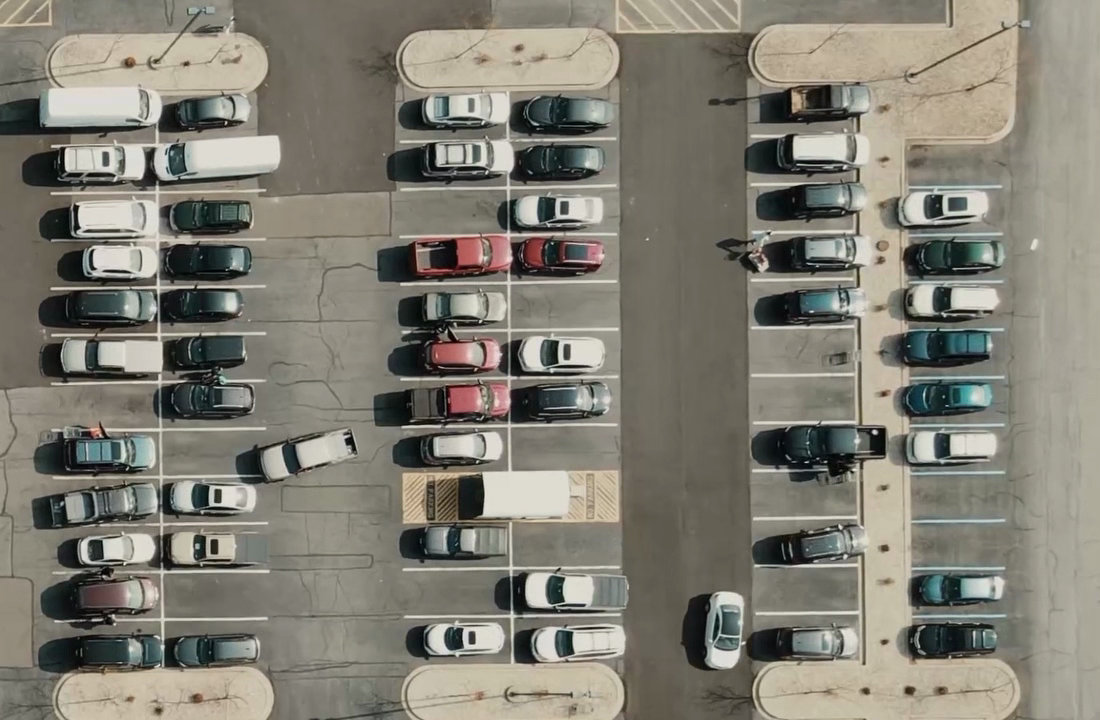
#> input picture assets/carParkImg.png, 1100 x 720 px
$ python -i detector.py   (imports and definitions only)
#> lines starting #> are read from the running program, lines starting #| are printed output that depends on the picture; after the words box and inside, x2 and y2 are one past the last pixel; in counts of white or black regions, pixels touching at a corner belong together
### src/models.py
"""
Modelos de datos para el sistema de estacionamiento
"""
from dataclasses import dataclass
from typing import List, Tuple, Optional, Dict, Any
import json

@dataclass
class ParkingSpace:
    """Representa un espacio de estacionamiento"""
    x: int
    y: int
    width: int
    height: int
    id: Optional[str] = None
    confidence: float = 0.0

    @property
    def center(self) -> Tuple[int, int]:
        return (self.x + self.width // 2, self.y + self.height // 2)

    @property
    def area(self) -> int:
        return self.width * self.height

    def contains_point(self, x: int, y: int) -> bool:
        """Verifica si un punto está dentro del espacio"""
        return self.x <= x <= self.x + self.width and self.y <= y <= self.y + self.height

    def to_tuple(self) -> Tuple[int, int, int, int]:
        """Convierte a tupla (x, y, w, h)"""
        return (self.x, self.y, self.width, self.height)

    # [33 lines left out: functions to_dict, from_dict, copy, not called in this run]

@dataclass
class OccupancyStatus:
    """Estado de ocupación de un espacio"""
    space_id: str
    is_occupied: bool
    confidence: float
    timestamp: str

    # [7 lines left out: function to_dict, not called in this run]

@dataclass
class AnalysisStats:
    """Estadísticas del análisis"""
    total_spaces: int
    occupied_spaces: int
    free_spaces: int
    occupancy_rate: float
    timestamp: str

    @property
    def availability_rate(self) -> float:
        return 100.0 - self.occupancy_rate

    # [9 lines left out: function to_dict, not called in this run]

### src/detector.py
"""
Detección inteligente de espacios de estacionamiento
"""
import cv2
import numpy as np
from typing import List, Tuple, Optional
from .models import ParkingSpace

class SmartDetector:
    """Detector inteligente de espacios de estacionamiento"""

    def __init__(self):
        self.min_area = 1000
        self.max_area = 50000
        self.aspect_ratio_range = (0.5, 3.0)
        self.merge_distance = 50

    def detect_spaces_contours(self, image: np.ndarray) -> List[ParkingSpace]:
        """Detecta espacios usando contornos"""
        try:
            # Preprocesamiento
            gray = cv2.cvtColor(image, cv2.COLOR_BGR2GRAY)
            blur = cv2.GaussianBlur(gray, (5, 5), 0)

            # Detección de bordes adaptativa
            edges = cv2.adaptiveThreshold(blur, 255, cv2.ADAPTIVE_THRESH_GAUSSIAN_C,
                                        cv2.THRESH_BINARY, 11, 2)

            # Morfología para limpiar
            kernel = np.ones((3, 3), np.uint8)
            edges = cv2.morphologyEx(edges, cv2.MORPH_CLOSE, kernel)

            # Encontrar contornos
            contours, _ = cv2.findContours(edges, cv2.RETR_EXTERNAL, cv2.CHAIN_APPROX_SIMPLE)

            spaces = []
            for contour in contours:
                area = cv2.contourArea(contour)
                if self.min_area <= area <= self.max_area:
                    # Aproximar contorno a rectángulo
                    rect = cv2.boundingRect(contour)
                    x, y, w, h = rect

                    # Verificar aspect ratio
                    aspect_ratio = w / h if h > 0 else 0
                    if self.aspect_ratio_range[0] <= aspect_ratio <= self.aspect_ratio_range[1]:
                        confidence = min(area / self.max_area, 1.0)
                        space = ParkingSpace(x, y, w, h, confidence=confidence)
                        spaces.append(space)

            # Fusionar espacios cercanos
            return self._merge_overlapping_spaces(spaces)

        except Exception as e:
            print(f"Error en detección por contornos: {e}")
            return []

    def detect_spaces_lines(self, image: np.ndarray) -> List[ParkingSpace]:
        """Detecta espacios usando líneas de Hough"""
        try:
            gray = cv2.cvtColor(image, cv2.COLOR_BGR2GRAY)
            blur = cv2.GaussianBlur(gray, (5, 5), 0)
            edges = cv2.Canny(blur, 50, 150, apertureSize=3)

            # Detectar líneas
            lines = cv2.HoughLinesP(edges, 1, np.pi/180, threshold=50,
                                  minLineLength=30, maxLineGap=10)

            if lines is None:
                return []

            # Agrupar líneas en rectángulos potenciales
            horizontal_lines = []
            vertical_lines = []

            for line in lines:
                x1, y1, x2, y2 = line[0]
                angle = np.arctan2(y2 - y1, x2 - x1) * 180 / np.pi

                if abs(angle) < 30 or abs(angle) > 150:  # Líneas horizontales
                    horizontal_lines.append(line[0])
                elif 60 < abs(angle) < 120:  # Líneas verticales
                    vertical_lines.append(line[0])

            # Formar rectángulos
            spaces = self._form_rectangles_from_lines(horizontal_lines, vertical_lines)
            return spaces

        except Exception as e:
            print(f"Error en detección por líneas: {e}")
            return []

    def detect_spaces_template(self, image: np.ndarray, template_size: Tuple[int, int] = (80, 40)) -> List[ParkingSpace]:
        """Detecta espacios usando template matching"""
        try:
            gray = cv2.cvtColor(image, cv2.COLOR_BGR2GRAY)

            # Crear template básico (rectángulo)
            template = np.zeros(template_size[::-1], dtype=np.uint8)
            cv2.rectangle(template, (2, 2), (template_size[0]-2, template_size[1]-2), 255, 2)

            # Template matching
            result = cv2.matchTemplate(gray, template, cv2.TM_CCOEFF_NORMED)
            locations = np.where(result >= 0.3)

            spaces = []
            for pt in zip(*locations[::-1]):
                x, y = pt
                w, h = template_size
                confidence = float(result[y, x])
                space = ParkingSpace(x, y, w, h, confidence=confidence)
                spaces.append(space)

            return self._merge_overlapping_spaces(spaces)

        except Exception as e:
            print(f"Error en template matching: {e}")
            return []

    def detect_spaces_combined(self, image: np.ndarray) -> List[ParkingSpace]:
        """Combina múltiples métodos de detección"""
        all_spaces = []

        # Método 1: Contornos
        contour_spaces = self.detect_spaces_contours(image)
        all_spaces.extend(contour_spaces)

        # Método 2: Líneas de Hough
        line_spaces = self.detect_spaces_lines(image)
        all_spaces.extend(line_spaces)

        # Método 3: Template matching
        template_spaces = self.detect_spaces_template(image)
        all_spaces.extend(template_spaces)

        # Fusionar y filtrar
        merged_spaces = self._merge_overlapping_spaces(all_spaces)

        # Asignar IDs
        for i, space in enumerate(merged_spaces):
            space.id = f"AUTO_{i:03d}"

        return merged_spaces

    def _merge_overlapping_spaces(self, spaces: List[ParkingSpace]) -> List[ParkingSpace]:
        """Fusiona espacios superpuestos"""
        if not spaces:
            return []

        merged = []
        spaces_sorted = sorted(spaces, key=lambda s: s.confidence, reverse=True)

        for space in spaces_sorted:
            should_merge = False
            for i, existing in enumerate(merged):
                if self._spaces_overlap(space, existing):
                    # Fusionar con el mejor
                    if space.confidence > existing.confidence:
                        merged[i] = space
                    should_merge = True
                    break

            if not should_merge:
                merged.append(space)

        return merged

    def _spaces_overlap(self, space1: ParkingSpace, space2: ParkingSpace) -> bool:
        """Verifica si dos espacios se superponen"""
        x1, y1, w1, h1 = space1.to_tuple()
        x2, y2, w2, h2 = space2.to_tuple()

        # Calcular superposición
        overlap_x = max(0, min(x1 + w1, x2 + w2) - max(x1, x2))
        overlap_y = max(0, min(y1 + h1, y2 + h2) - max(y1, y2))
        overlap_area = overlap_x * overlap_y

        area1 = w1 * h1
        area2 = w2 * h2
        min_area = min(area1, area2)

        return overlap_area > 0.3 * min_area

    def _form_rectangles_from_lines(self, h_lines: List, v_lines: List) -> List[ParkingSpace]:
        """Forma rectángulos a partir de líneas horizontales y verticales"""
        spaces = []

        for h_line in h_lines[:10]:  # Limitar para rendimiento
            for v_line in v_lines[:10]:
                # Encontrar intersección
                x1, y1, x2, y2 = h_line
                x3, y3, x4, y4 = v_line

                # Verificar si las líneas son perpendiculares aproximadamente
                if self._lines_intersect(h_line, v_line):
                    # Crear espacio tentativo
                    x = min(x1, x2, x3, x4)
                    y = min(y1, y2, y3, y4)
                    w = abs(max(x1, x2) - min(x1, x2))
                    h = abs(max(y3, y4) - min(y3, y4))

                    if w > 30 and h > 20 and w < 200 and h < 100:
                        space = ParkingSpace(x, y, w, h, confidence=0.6)
                        spaces.append(space)

        return spaces

    def _lines_intersect(self, line1: List[int], line2: List[int]) -> bool:
        """Verifica si dos líneas se intersectan"""
        x1, y1, x2, y2 = line1
        x3, y3, x4, y4 = line2

        # Calcular determinantes
        denom = (x1 - x2) * (y3 - y4) - (y1 - y2) * (x3 - x4)
        if abs(denom) < 1e-10:
            return False

        t = ((x1 - x3) * (y3 - y4) - (y1 - y3) * (x3 - x4)) / denom
        u = -((x1 - x2) * (y1 - y3) - (y1 - y2) * (x1 - x3)) / denom

        return 0 <= t <= 1 and 0 <= u <= 1

>>> import cv2
>>> picture = cv2.imread('../assets/carParkImg.png')
#> picture is the input picture: shape (720, 1100, 3); mean B, G, R 116, 126.7, 129.8
>>> result = SmartDetector().detect_spaces_combined(picture)
#> in detect_spaces_contours, `gray = cv2.cvtColor(image, cv2.COLOR_BGR2GRAY)`:
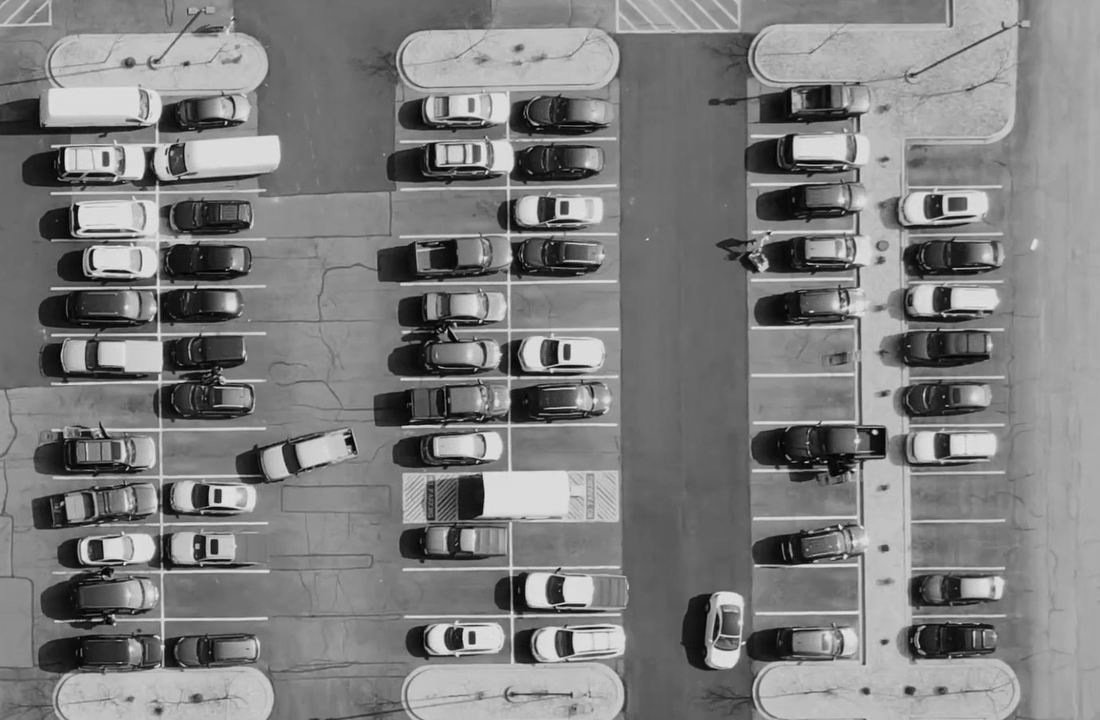
#> gray: shape (720, 1100); min 0, max 232, mean 126.4
#> in detect_spaces_contours, `edges = cv2.adaptiveThreshold(blur, 255, cv2.ADAPTIVE_THRESH_GAUSSIAN_..`:
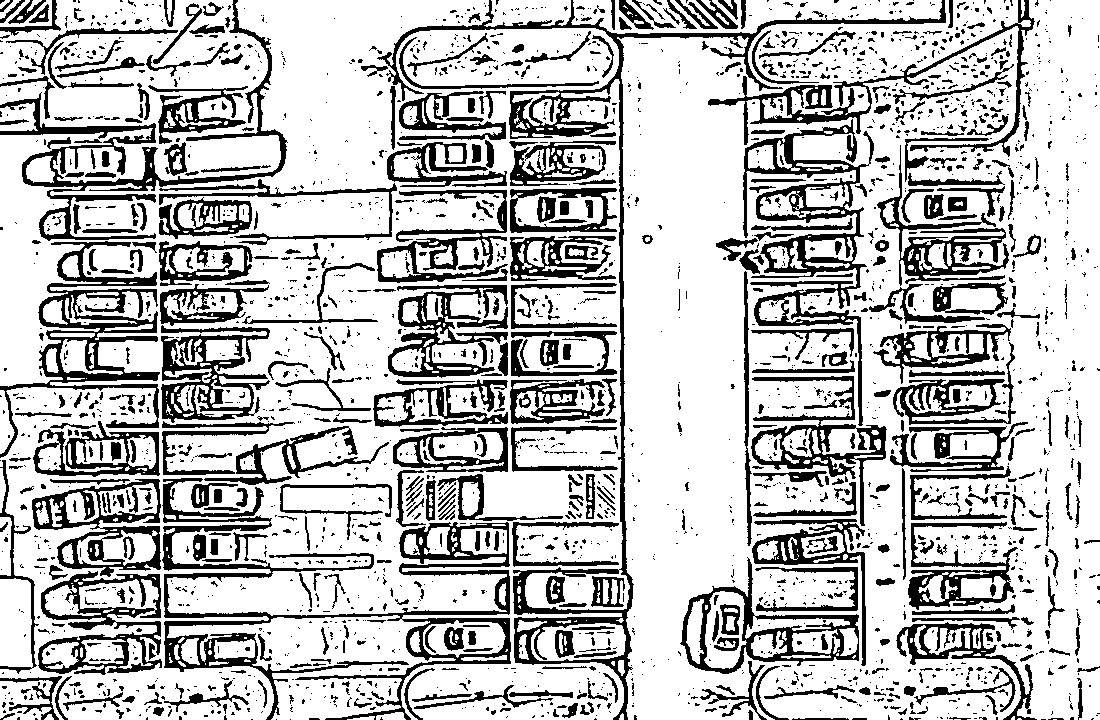
#> edges: shape (720, 1100); 74.6% white; 2539 black regions (1899 under 20 px), largest, box (x1, y1, x2, y2) and area: (162, 478, 511, 720) 13044, (377, 0, 946, 720) 11654, (743, 119, 874, 426) 8204
#> in detect_spaces_contours, `edges = cv2.morphologyEx(edges, cv2.MORPH_CLOSE, kernel)`:
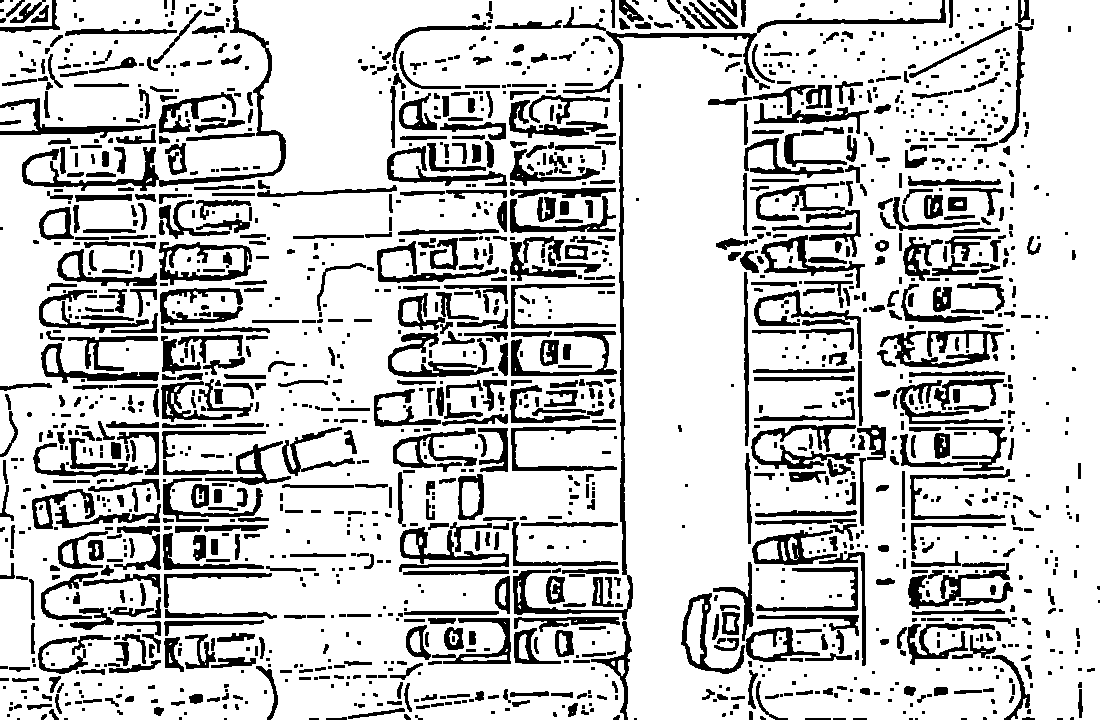
#> edges: shape (720, 1100); 79% white; 1670 black regions (721 under 20 px)
#> in detect_spaces_contours, `contours, _ = cv2.findContours(edges, cv2.RETR_EXTERNAL, cv2.CHAIN_APP..`: contours = 9 contours, 2 with area under 20; largest, box (x1, y1, x2, y2) and area: (0, 0, 1100, 720) 779857, (0, 0, 52, 27) 1126, (0, 102, 38, 131) 738, (618, 660, 625, 676) 66, (716, 12, 729, 25) 38, (1021, 0, 1025, 18) 37, (724, 0, 733, 9) 24
#> the loop in detect_spaces_contours, `for contour in contours:` made 9 passes
#> (area, x, y, w, h, aspect_ratio, confidence) on pass 9: (1126, 0, 0, 52, 27, 1.93, 0.0225)
#> area on passes 2, 3, 4, 6, 7, 8: 65.5, 738.5, 37.5, 37, 24, 779857
#> after the loop in detect_spaces_contours, `for contour in contours:`: spaces = 1 item
#> the loop in _merge_overlapping_spaces, `for space in spaces_sorted:` made 1 pass
#> in detect_spaces_lines, `edges = cv2.Canny(blur, 50, 150, apertureSize=3)`:
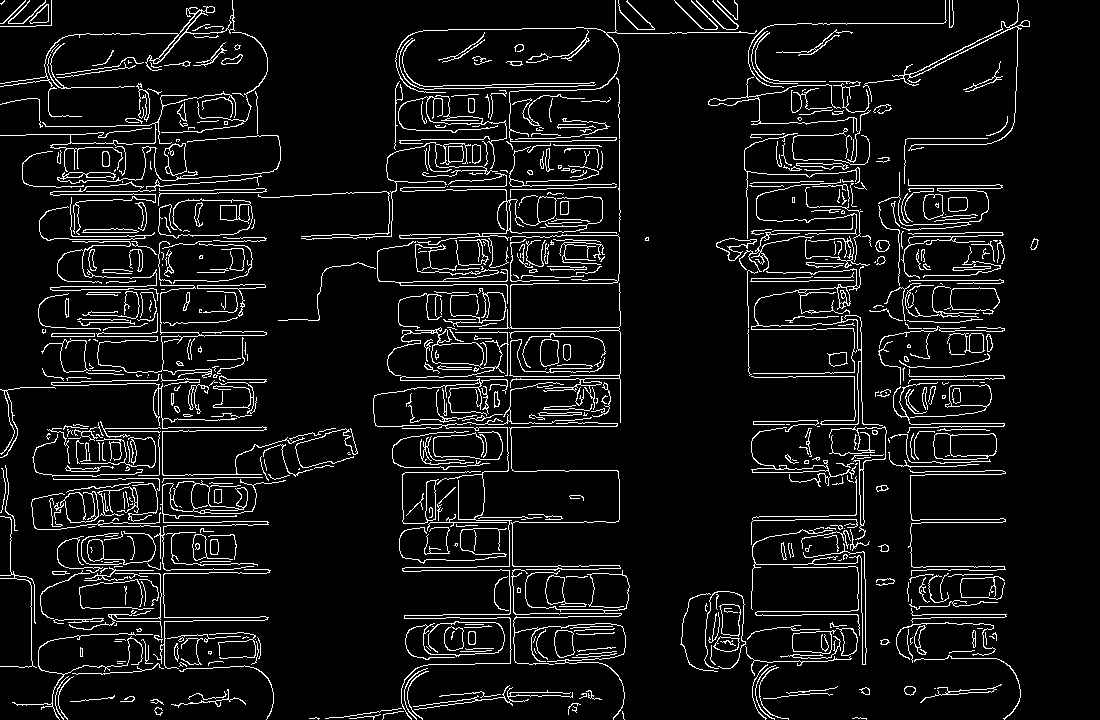
#> edges: shape (720, 1100); 7.7% white in thin lines or dots
#> in detect_spaces_lines, `lines = cv2.HoughLinesP(edges, 1, np.pi/180, threshold=50, minLineLeng..`: lines = 693 rows, first 6: [921, 522, 1002, 522], [510, 663, 510, 586], [158, 617, 268, 617], [619, 310, 619, 84], [100, 474, 134, 474], [795, 519, 863, 519]
#> the loop in detect_spaces_lines, `for line in lines:` made 693 passes
#> (x1, y1, x2, y2, angle) on passes 1 to 3: (921, 522, 1002, 522, 0), (510, 663, 510, 586, -90), (158, 617, 268, 617, 0)
#> after the loop in detect_spaces_lines, `for line in lines:`: horizontal_lines = 530 items, first 6: [921, 522, 1002, 522], [158, 617, 268, 617], [100, 474, 134, 474], [795, 519, 863, 519], [477, 379, 584, 379], [156, 280, 206, 280]; vertical_lines = 112 items, first 6: [510, 663, 510, 586], [619, 310, 619, 84], [857, 316, 857, 348], [904, 197, 905, 228], [862, 450, 865, 632], [162, 386, 162, 332]
#> the loop in _form_rectangles_from_lines, `for h_line in h_lines[:10]:` made 10 passes
#> h_line on passes 3 to 10: [100, 474, 134, 474], [795, 519, 863, 519], [477, 379, 584, 379], [156, 280, 206, 280], [497, 328, 619, 326], [52, 290, 133, 288], [428, 190, 466, 190], [449, 570, 562, 569]
#> in detect_spaces_template, `cv2.rectangle(template, (2, 2), (template_size[0]-2, template_size[1]-..`:
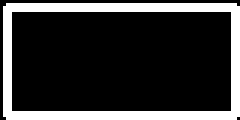
#> template: shape (40, 80) (shown 3 times larger); 20.9% white; 1 white region, box (x1, y1, x2, y2) and area: (1, 1, 80, 40) 668
#> in detect_spaces_template, `result = cv2.matchTemplate(gray, template, cv2.TM_CCOEFF_NORMED)`:
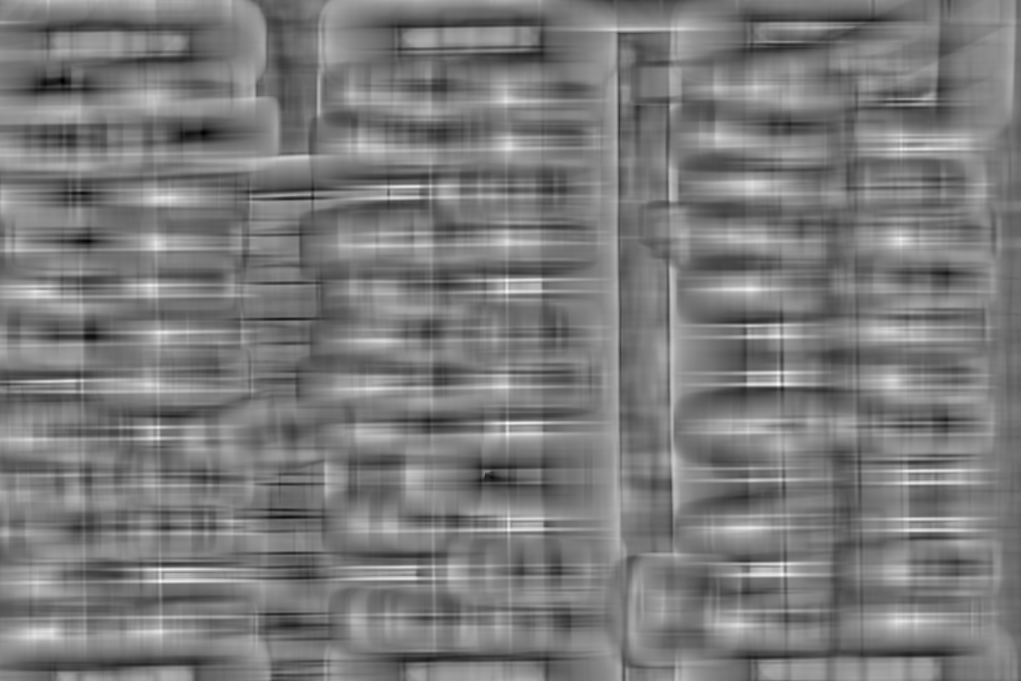
#> result: shape (681, 1021) float32; min -0.63, max 0.678, mean -0.00268; drawn with min black and max white
#> the loop in detect_spaces_template, `for pt in zip(*locations[::-1]):` made 15127 passes
#> pt on passes 1 to 3: (46, 0), (47, 0), (48, 0)
#> the loop in detect_spaces_combined, `for i, space in enumerate(merged_spaces):` made 91 passes
